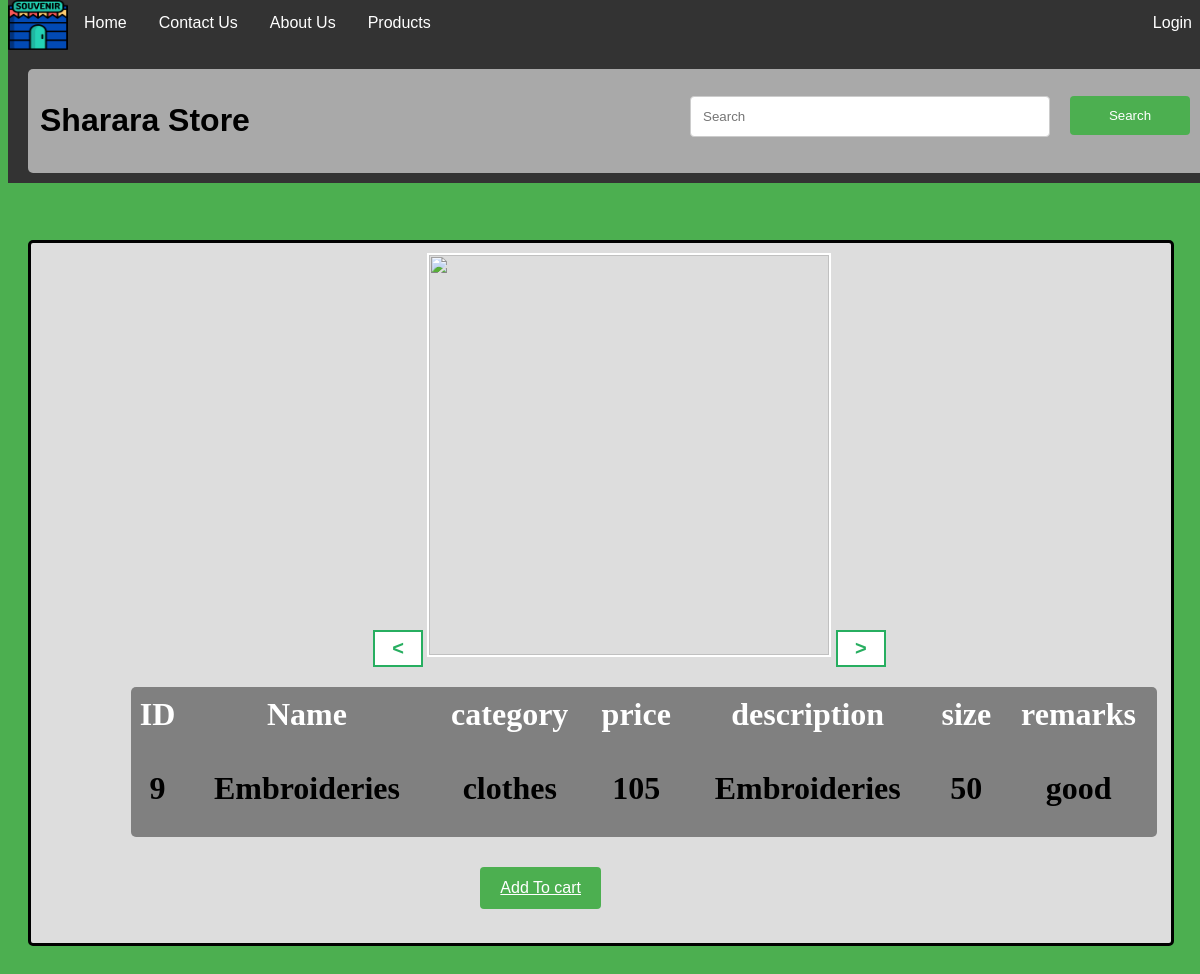
The page /Products/singleProduct.php?&pid=9 on the database its author committed.
### tables this page shows
CREATE TABLE IF NOT EXISTS `products` (
  `name` varchar(20) DEFAULT NULL,
  `description` varchar(150) DEFAULT NULL,
  `category` varchar(20) DEFAULT NULL,
  `size` double DEFAULT NULL,
  `price` double DEFAULT NULL,
  `remarks` varchar(100) DEFAULT NULL,
  `pid` int(10) NOT NULL,
  `quantity` int(11) NOT NULL
);

### Products/singleProduct.php (the view, shortened to what this page needs)
<?php
include("../HeaderAndFooter/header.php");
include '../Shared/dbConf.php';
?>
<!DOCTYPE html>
<html>
<head>
    <link rel="stylesheet" href="../style.css">
</head>
<body style="margin-top: 150px">
<?php
if (isset($_GET['pid'])) {
    $sqlStatement = "SELECT * FROM products WHERE pid = '" . $_GET['pid'] . "'";
    $result = $pdo->query($sqlStatement);
    $row = $result->fetch();
    $pid = $row['pid'];
    ?>
    <section id="SingleItemsPage">
        <div style="width: 100%; height = 300px; position: center;">
                <figure style="float: left; margin: 10px 200px 20px 30%;" class="myImage">
                    <button onclick="mySlide('prev');"><</button>
                    <img class="row" src="../images/<?php echo $pid;?>/fig1.jpg" id="slide" alt="" width="400" height="400">
                    <button onclick="mySlide('next');">></button>
            </figure>
                <table class="singleProduct">
                    <tr style="height: 50px; color: white">
                        <th>
                            ID
                        </th>
                        <th>
                            Name
                        </th>
                        <th>
                            category
                        </th>
                        <th>
                            price
                        </th>
                        <th>
                            description
                        </th>
                        <th>
                            size
                        </th>
                        <th>
                            remarks
                        </th>
                    </tr>
                    <tr>
                        <th>
                            <?php echo $row['pid'] ?>
                        </th>
                        <th>
                            <?php echo $row['name'] ?>
                        </th>
                        <th>
                            <?php echo $row['category'] ?>
                        </th>
                        <th>   <?php echo $row['price'] ?>
                        </th>
                        <th><?php echo $row['description'] ?>
                        </th>
                        <th>   <?php echo $row['size'] ?>
                        </th>
                        <th> <?php echo $row['remarks'] ?>
                        </th>
                    </tr>
                </table>
            <a href="<?php echo "../Shared/addToCart.php?pid=".$row['pid'];?>" class="itemButtons" style="margin: 10px 50% 10px 20px;"> Add To cart</a>
        </div>
    </section>
    <?php
}
?>
</body>
</html>

### style.css (style rules this page uses)
.row:after { content: ""; display: table; clear: both; }
#SingleItemsPage { border-radius: 5px; border-color: black; border-style: solid; background: #dddddd; float: left; text-align: center; height: 700px; width: 95%; margin: 20px; margin-right: 20px; }
html, body { width: 100%; height: 100%; background-color: #4CAF50; margin-top: 70px; }
.itemButtons { background-color: #4CAF50; color: white; padding: 12px 20px; border: none; border-radius: 4px; cursor: pointer; float: right; margin: 120px 50px 15px 1px; }
.singleProduct { width: 90%; height: 150px; margin: 150px 100px 20px 100px; background-color: gray; font-family: Aldhabi; font-weight: bold; font-size: xx-large; border-radius: 5px; }

### Products/singleProduct.php (style rules this page uses)
body { font-family: Arial, Helvetica, sans-serif; }
.myImage img { border: 2px solid #fff; }
.myImage button { background-color: #fff; color: #27ae60; border: 2px solid #27ae60; font-size: 20px; font-weight: bold; width: 50px; cursor: pointer;padding: 5px; }

### rows shown on the page
products: pid "9", name "Embroideries", category "clothes", price "105", description "Embroideries", size "50", remarks "good"
